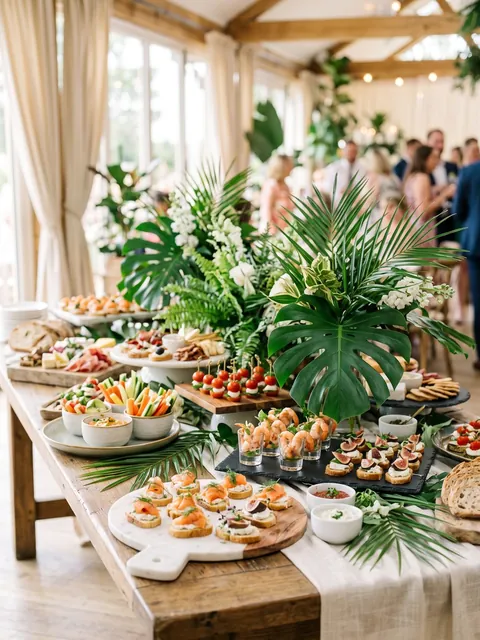
#> input picture assets/img/bufet-event-480.webp, 480 x 640 px, given in place of bufet-event-480.webp.jpg, which was not available
$ python rotate_candidates.py ../../assets/img/bufet-event-480.webp
#> lines starting #> are read from the running program, lines starting #| are printed output that depends on the picture; pictures that were not available may be replaced by others from this repository, and a replacement may not be noted
# -*- coding: utf-8 -*-
"""Podgląd wariantów obrotu dla jednego skanu.
   python3 rotate_candidates.py pt-7-1-b        -> .work/cand/pt-7-1-b_{90,180,270}.jpg
   Stopnie liczone ZGODNIE Z RUCHEM WSKAZÓWEK ZEGARA."""
import os, sys
from PIL import Image, ImageOps
ROOT='/home/user/radosc-website-preview/.work'
stem=sys.argv[1].replace('.jpg','')
degs=[int(a) for a in sys.argv[2:]] or [90,180,270]
os.makedirs(ROOT+'/cand', exist_ok=True)
im=ImageOps.exif_transpose(Image.open(f'{ROOT}/orig/{stem}.jpg'))
#> im is the input picture: PIL image 480x640 RGB; mean R, G, B 165.9, 155.1, 126.9
for d in degs:
    r=im.rotate(-d, expand=True)
    w,h=r.size; s=560.0/max(w,h)
    r.resize((int(w*s),int(h*s))).convert('RGB').save(f'{ROOT}/cand/{stem}_{d}.jpg','JPEG',quality=76)
    print(f'{ROOT}/cand/{stem}_{d}.jpg')
#> this loop made 3 passes
#> pass 1, `r=im.rotate(-d, expand=True)`:
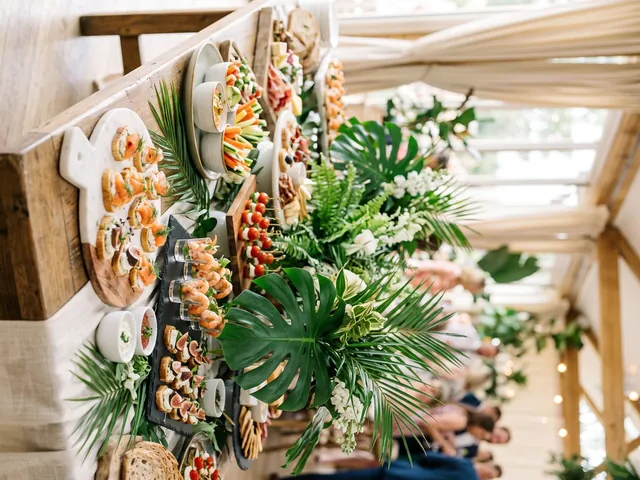
#> r: PIL image 640x480 RGB; mean R, G, B 165.9, 155.1, 126.9
#> pass 1, `r.resize((int(w*s),int(h*s))).convert('RGB').save(f'{ROOT}/cand/{stem}..`:
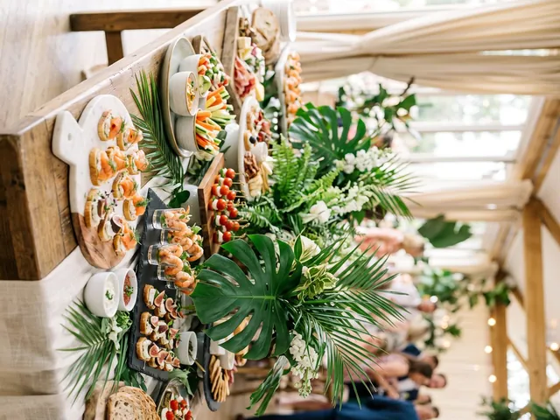
#> saved as bufet-event-480.webp_90.jpg: PIL image 560x420 RGB; mean R, G, B 165.9, 155.1, 126.9
#> pass 2, `r=im.rotate(-d, expand=True)`:
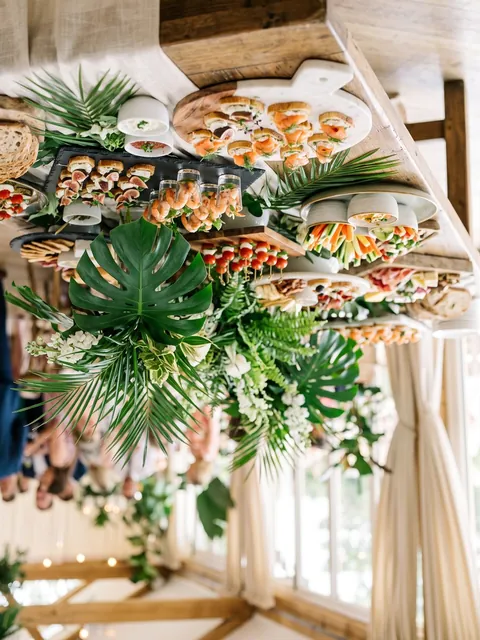
#> r: PIL image 480x640 RGB; mean R, G, B 165.9, 155.1, 126.9
#> pass 2, `r.resize((int(w*s),int(h*s))).convert('RGB').save(f'{ROOT}/cand/{stem}..`:
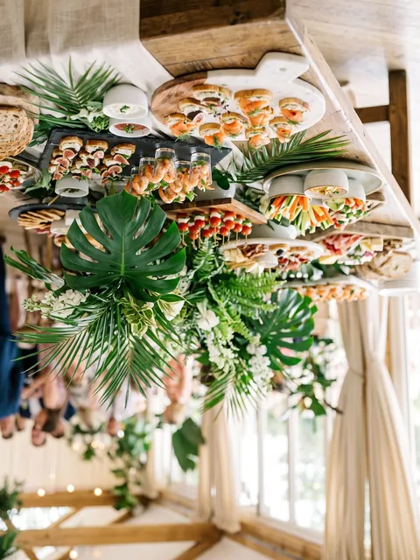
#> saved as bufet-event-480.webp_180.jpg: PIL image 420x560 RGB; mean R, G, B 165.9, 155.1, 126.9
#> after the loop:
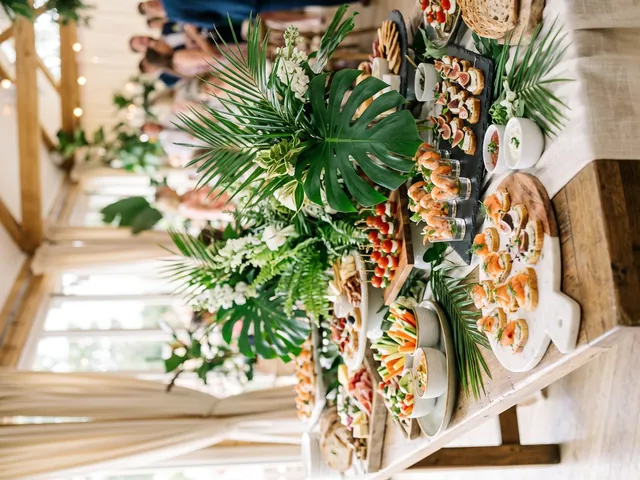
#> r: PIL image 640x480 RGB; mean R, G, B 165.9, 155.1, 126.9

$ run again, on assets/img/bufet-fingerfood-480.webp
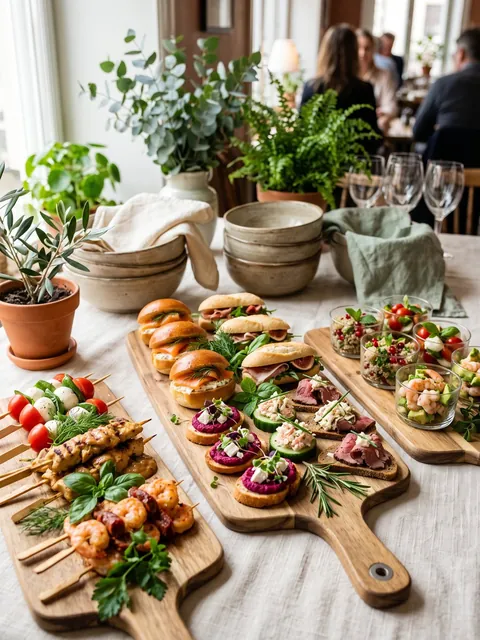
#> input picture assets/img/bufet-fingerfood-480.webp, 480 x 640 px, given in place of bufet-fingerfood-480.webp.jpg, which was not available
#> im is the input picture: PIL image 480x640 RGB; mean R, G, B 154.3, 138.2, 113.3
#> the loop `for d in degs:` made 3 passes
#> pass 1, `r.resize((int(w*s),int(h*s))).convert('RGB').save(f'{ROOT}/cand/{stem}..`:
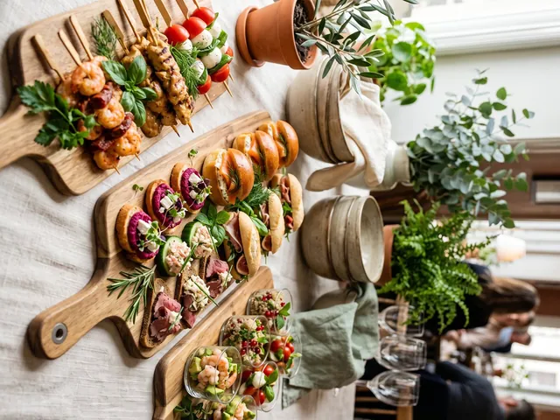
#> saved as bufet-fingerfood-480.webp_90.jpg: PIL image 560x420 RGB; mean R, G, B 154.3, 138.2, 113.3
#> after the loop `for d in degs:`:
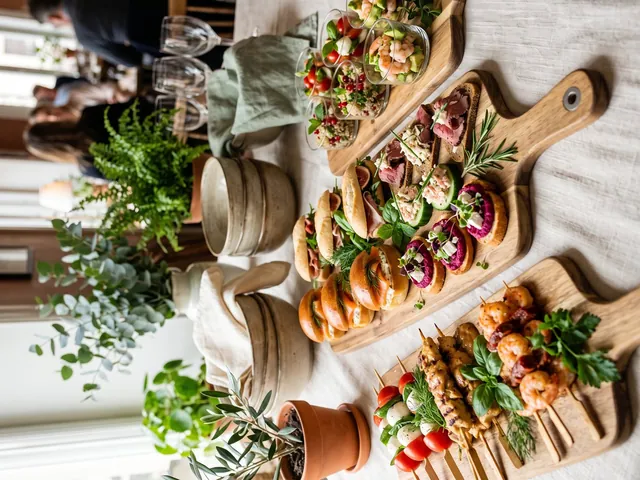
#> r: PIL image 640x480 RGB; mean R, G, B 154.3, 138.2, 113.3
